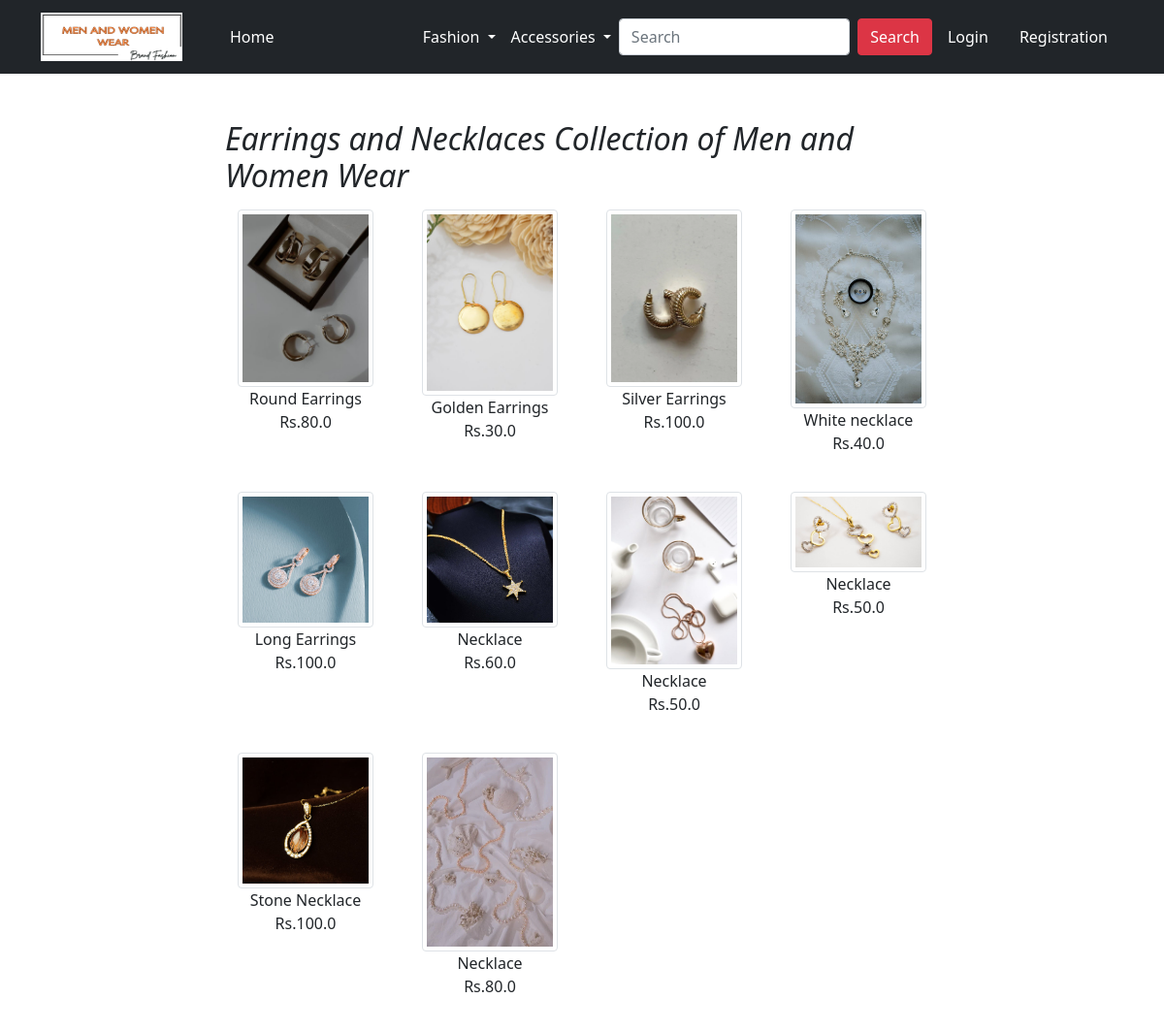
Page /earingsandnecklace/ on the committed database.
### app/models.py (models this page shows, shortened)
class Product(models.Model):
    title = models.CharField(max_length=100)
    price = models.FloatField()
    discounted_price = models.FloatField()
    description = models.TextField()
    category = models.CharField(choices = CATEGORY_CHOICES, max_length=2)
    product_image = models.ImageField(upload_to='productimg')

### app/views.py (the view)
# urls.py: path('earingsandnecklace/', views.earingsandnecklace, name='earingsandnecklace'),
def earingsandnecklace(request):
    totalitem = 0
    earingsandnecklace = Product.objects.filter(category = 'E')
    if request.user.is_authenticated:
      totalitem = len(Cart.objects.filter(user=request.user))
    return render(request, 'app/earingsandnecklace.html',{'earingsandnecklace':earingsandnecklace,'totalitem':totalitem})

### app/templates/app/earingsandnecklace.html (shortened to what this page needs)
{% extends 'app/base.html' %}
{% load static %}
{% block main-content %}
<div class="container my-5">
 <div class="row">
  <div class="col-sm-2">
  </div>
  <div class="col-sm-8">
      <div class="row">
        <h2 font-size="20px"><i>Earrings and Necklaces Collection of Men and Women Wear</i></h2>
        {% for product in earingsandnecklace %}
        <div class= "col-sm-3 text-center mb-4">
          <a href= "{% url 'product-detail' product.id %}"
            class= "btn">
             <div class ="item">
                <img src="{{product.product_image.url}}" alt="" class="img-fluid img-thumbnail">
               <div class = "fw-blod">{{product.title}}</div>
               <div class = "fw-blod">Rs.{{product.discounted_price}}
               </div>
             </div>
              </a>
        </div>
        {% endfor %}
  </div>
 </div>
</div>
{% endblock main-content %}

### app/templates/app/base.html (shortened to what this page needs)
<!doctype html>
{% load static %}
<html lang="en">
  <head>
    <link href="https://cdn.jsdelivr.net/npm/bootstrap@5.0.0-beta1/dist/css/bootstrap.min.css" rel="stylesheet">
    <link rel="stylesheet" href="{% static 'app/css/owl.carousel.min.css' %}">
    <link rel="stylesheet" href="{% static 'app/css/all.min.css' %}">
    <link rel="stylesheet" href="{% static 'app/css/style.css' %}">
  </head>
  <body>
    <nav class="navbar navbar-expand-lg navbar-dark bg-dark">
     <div class="container">
       <a class="navbar-brand" href="/"><img src="{%static 'app/images/EcommerceLogo.png' %}" height="50px" width="146px"></a>
       <div class="collapse navbar-collapse" id="navbarSupportedContent">
         <ul class="navbar-nav me-auto mb-2 mb-lg-0">
           <li class="nav-item">
             <a class="nav-link active" aria-current="page" href="/">Home</a>
           </li>
           <li class="nav-item dropdown">
           <li class="nav-item dropdown">
           <li class="nav-item dropdown">
             <a class="nav-link dropdown-toggle text-white" href="#" id="fashionDropdown" role="button" data-bs-toggle="dropdown" aria-expanded="false">
               Fashion
             </a>
           </li>
         </ul>
         <ul class="navbar-nav me-auto mb-2 mb-lg-0">
          <li class="nav-item dropdown">
          <a class="nav-link dropdown-toggle text-white" href="#" id="fashionDropdown" role="button" data-bs-toggle="dropdown" aria-expanded="false">
            Accessories
          </a>
        </li>
      </ul>
      <form  action="/search" method="GET" class="d-flex">
        <input class="form-control me-2" name="keyword" type="search" placeholder="Search" required aria-label="Search">
        <button class="btn btn-danger" type="submit">Search</button>
      </form>
         <div>
          <ul class="navbar-nav me-auto mb-2 mb-lg-0">
             {% if request.user.is_authenticated %}
           <li class="nav-item dropdown mx-2">
              <a class="nav-link dropdown-toggle text-white" href="#" id="profileDropdown" role="button" data-bs-toggle="dropdown" aria-expanded="false">
                {{request.user.username|capfirst}}
              </a>
              <ul class="dropdown-menu" aria-labelledby="profileDropdown">
                <li><a class="dropdown-item" href="{% url 'profile' %}">Profile</a></li>
                <li><a class="dropdown-item" href="{% url 'orders' %}">Orders</a></li>
                <li><a class="dropdown-item" href="{% url 'logout' %}">Logout</a></li>
              </ul>
               <li class="nav-item mx-2">
              <a href="{% url 'showcart' %}" class="nav-link text-white"><span class="badge bg-danger">{{totalitem}}<img src="{%static 'app/images/cart.png' %}" height="20px" width="20px"> </a>
             </li>
              {% else %}
             <li class="nav-item mx-2">
             <a href="{% url 'login' %}" class="nav-link text-white">Login</a>
            </li>
            <li class="nav-item mx-2">
             <a href="{% url 'customerregistration' %}" class="nav-link text-white">Registration</a>
            </li>
           {% endif %}
          </ul>
         </div>
       </div>
     </div>
    </nav>
    {% block main-content %} {% endblock main-content %}
  </body>
</html>

### rows in the picture
Product: product_image (picture), title "Round Earrings", discounted_price "80.0"
Product: product_image (picture), title "Golden Earrings", discounted_price "30.0"
Product: product_image (picture), title "Silver Earrings", discounted_price "100.0"
Product: product_image (picture), title "White necklace", discounted_price "40.0"
Product: product_image (picture), title "Long Earrings", discounted_price "100.0"
Product: product_image (picture), title "Necklace", discounted_price "60.0"
Product: product_image (picture), title "Necklace", discounted_price "50.0"
Product: product_image (picture), title "Necklace", discounted_price "50.0"
Product: product_image (picture), title "Stone Necklace", discounted_price "100.0"
Product: product_image (picture), title "Necklace", discounted_price "80.0"
